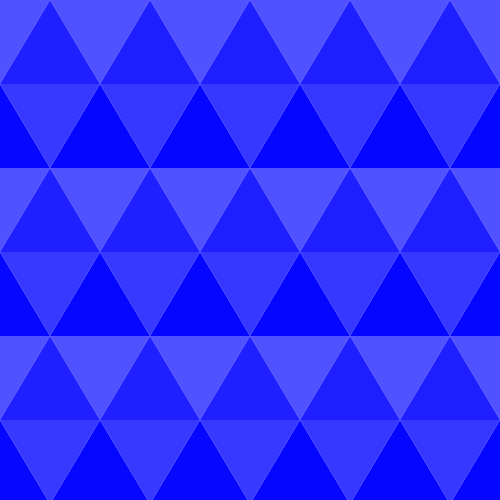
Frame 1 (no input)
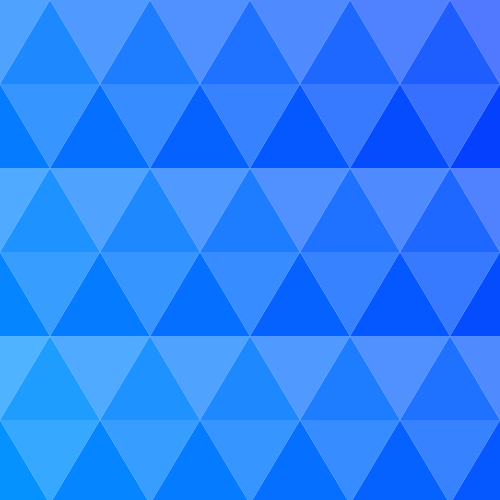
Frame 60 (the mouse pressed at the canvas centre just before this capture)
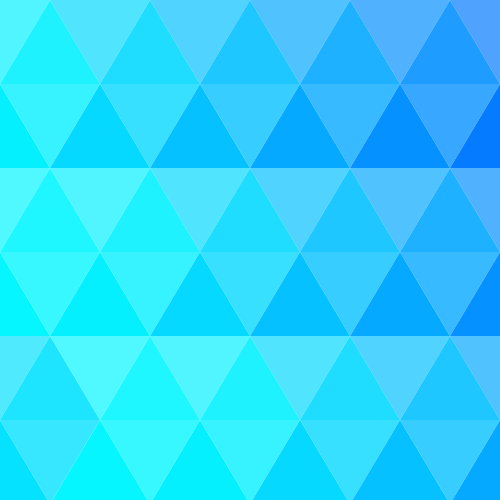
Frame 120 (the mouse held since frame 60 and released just before this capture)

The Processing sketch that drew these frames (run headless with seeded random() and noise(); from frame 60 on, the mouse is pressed at the canvas centre):

// Processing sketch: processing_166810
// ── processing_166810.pde

float[][]eColor = new float[3][6];
float[][]speed = {{2.0, 1.8, 1.6, 1.4, 1.2, 1.0},
                  {2.2, 2.0, 1.8, 1.6, 1.4, 1.2},
                  {2.4, 2.2, 2.0, 1.8, 1.6, 1.4}};

void setup(){
  size(500,500);
  smooth();
  noStroke();
  fill(0);
  
  for(int y = 0;y < 3;y++){
    for(int x = 0;x < 6; x++){
      eColor[y][x] = 0;
    }
  }
}

void draw(){
  background(255);
  for(int y = 0;y < 3;y++){
    for(int x = 0;x < 6; x++){
       eColor[y][x] +=  speed[y][x];
       
       if (eColor[y][x] > 255 || eColor[y][x] < 0) speed[y][x] = -speed[y][x];
       
       fill(0, eColor[y][x], 255, 175);
       triangle(0+100*x, 84+168*y, 50+100*x, 0+168*y, -50+100*x, 0+168*y);
       
       fill(0, eColor[y][x], 255, 200);
       triangle(50+100*x, 168+168*y, 100+100*x, 84+168*y, 0+100*x, 84+168*y);
       
       fill(0, eColor[y][x], 255, 225);
       triangle(50+100*x, 0+168*y, 100+100*x, 84+168*y, 0+100*x, 84+168*y);
       
       fill(0, eColor[y][x], 255, 250);
       triangle(0+100*x, 84+168*y, 50+100*x, 168+168*y, -50+100*x, 168+168*y);
       
       
    }
  }
}
